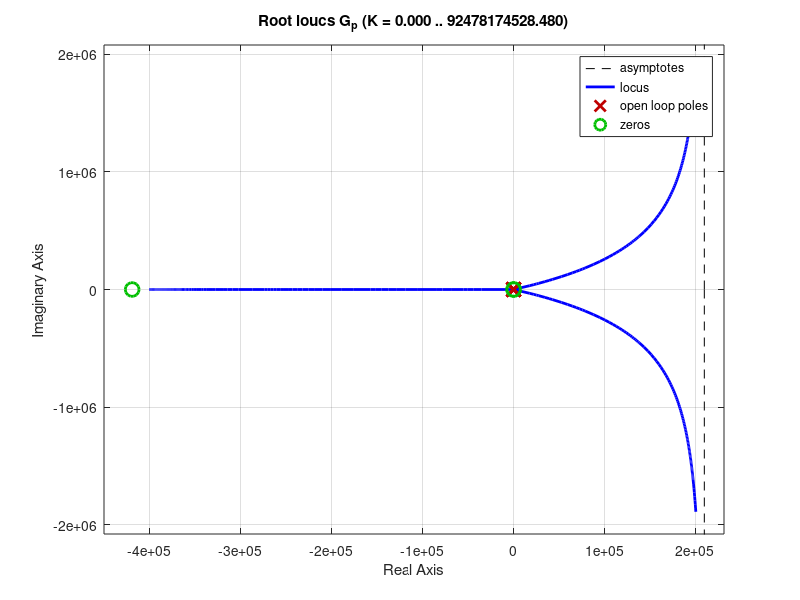

MATLAB code for this plot: (Note: this script raises an error after producing the figure.)
%% Intro
clc
clear all
A =[0	0	0	0.5	0	0;
0	0	0	0	0.5	0;
0	0	0	0	0	0.5;
134.697	4.61732	0	-0.00126849	-0.0000419712	-0.0000859303;
4.61732	129.366	0	-0.0000419712	-0.00122003	0.000148836;
2.59264	-4.49059	0	-0.0000859303	0.000148836	-0.00617827];

B=[0	0	0;
0	0	0;
0	0	0;
74.4856	2.46455	5.04582;
2.46455	71.6398	-8.73961;
5.04582	-8.73961	362.787];

C = [1	0	0	0	0	0;
    0	1	0	0	0	0;
    0	0	1	0	0	0];
D = zeros(3,3);
E = B;
p = [1,-0.7-2.5j,0,-0.4+0.5j,-0.4-0.5j,-0.7+2.5j];
K = place(A,B,p);
A_bar = A - B*K;
sys_cont = ss(A_bar,B,C,D);
tf_q = tf(sys_cont);
G_p = tf_q(1,1);
p_gp = pole(sys_cont);

rlocus(G_p)
%% ZN Method
ts=linspace(0,150,1000);
Kc = sym("Kc");
s = sym("s");
p_Kc = vpa(Kc * poly2sym(G_p.Numerator{1,1},s)+poly2sym(G_p.Denominator{1,1},s));
p_Kc_coef=flip(coeffs(p_Kc,s));
rh_Kc = routh(p_Kc_coef,eps);
S = solve(rh_Kc(6,1)==0,Kc);

Ku = 0.20101366891278826605964385390219;
tf_CL_crt=feedback(Ku*G_p,1);
pole_cl_crt=pole(tf_CL_crt);
[q_crt,t_crt]=step(tf_CL_crt,linspace(0,50,2000));
routh(vpa(tf_CL_crt.Denominator{1,1}),eps);
Pu =2*pi/imag(pole_cl_crt(3));



Kc_ZN = 0.6*Ku;
t_i = Pu/2;
t_d = Pu/8; 
N_d = 100;
G_c_ZN = Kc_ZN*(1+tf([1],[t_i,0]) + tf([t_d,0],[t_d/N_d,1]));
FT_CL=feedback(G_c_ZN*G_p,1);
pole_cl = pole(FT_CL);
[q_zn,t] = step(FT_CL);

Frt = feedback(G_c_ZN,G_p,-1); %Funcao de transferencia entre entrada de controle e referencia
[u_zn,tu] = step(Frt);
q1_ref = 0.1;
figure(1)
plot(t,q_zn,"LineWidth",1.5)
title("Resposta a um sinal degrau - Quaternion $q_1$", 'Interpreter','Latex','FontSize',13)
ylabel("$q_1/q_{1ref}$",'Interpreter','Latex','FontSize',15)
xlabel("Tempo [s]",'FontSize',13,'Interpreter','Latex')

figure(2)
plot(t,q1_ref*q_zn,"LineWidth",1.5)
title("Resposta a um sinal degrau $q_{1ref} = 0.1$ ", 'Interpreter','Latex','FontSize',13)
ylabel("$q_1$",'Interpreter','Latex','FontSize',15)
xlabel("Tempo [s]",'FontSize',13,'Interpreter','Latex')

figure(3)

plot(tu(10:end,1),u_zn(10:end,1),"LineWidth",1.5)
title("Entradas de controle $\tau_x$", 'Interpreter','Latex','FontSize',13)
ylabel("$\tau_x/q_{1ref}$",'Interpreter','Latex','FontSize',15)
xlabel("Tempo [s]",'FontSize',13,'Interpreter','Latex')

figure(4)

plot(tu(10:end,1),q1_ref*u_zn(10:end,1),"LineWidth",1.5)
title("Entradas de controle $\tau_x$", 'Interpreter','Latex','FontSize',13)
ylabel("$\tau_x$",'Interpreter','Latex','FontSize',15)
xlabel("Tempo [s]",'FontSize',13,'Interpreter','Latex')

figure(5)

bode(FT_CL)

figure(6)
subplot(1,2,1)
plot(t_crt,q_crt,"LineWidth",1.5)
title("Resposta Harmonica crítica para referência degrau - Quaternion $q_1$", 'Interpreter','Latex','FontSize',13)
ylabel("$q_1/q_{1ref}$",'Interpreter','Latex','FontSize',15)
xlabel("Tempo [s]",'FontSize',13,'Interpreter','Latex')
subplot(1,2,2)
pzplot(tf_CL_crt)

